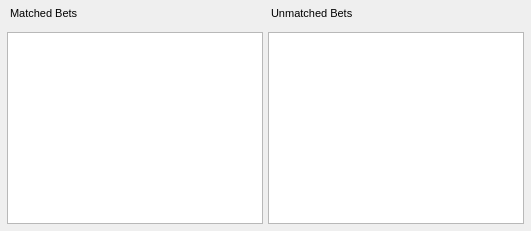
        <widget class="QWidget" name="tabBetView">
         <attribute name="title">
          <string>Market Bets</string>
         </attribute>
         <layout class="QVBoxLayout" name="verticalLayout_10" stretch="1,20">
          <property name="spacing">
           <number>2</number>
          </property>
          <property name="leftMargin">
           <number>2</number>
          </property>
          <property name="topMargin">
           <number>2</number>
          </property>
          <property name="rightMargin">
           <number>2</number>
          </property>
          <property name="bottomMargin">
           <number>2</number>
          </property>
          <item>
           <layout class="QHBoxLayout" name="betsTabLabelLayout" stretch="1,1">
            <property name="spacing">
             <number>5</number>
            </property>
            <property name="leftMargin">
             <number>5</number>
            </property>
            <property name="topMargin">
             <number>5</number>
            </property>
            <property name="rightMargin">
             <number>5</number>
            </property>
            <property name="bottomMargin">
             <number>5</number>
            </property>
            <item>
             <widget class="QLabel" name="label_7">
              <property name="font">
               <font>
                <family>Ubuntu</family>
                <pointsize>8</pointsize>
               </font>
              </property>
              <property name="text">
               <string> Matched Bets </string>
              </property>
             </widget>
            </item>
            <item>
             <widget class="QLabel" name="label_8">
              <property name="font">
               <font>
                <family>Ubuntu</family>
                <pointsize>8</pointsize>
               </font>
              </property>
              <property name="text">
               <string> Unmatched Bets</string>
              </property>
             </widget>
            </item>
           </layout>
          </item>
          <item>
           <layout class="QHBoxLayout" name="betsTabLayout" stretch="1,1">
            <property name="spacing">
             <number>5</number>
            </property>
            <property name="leftMargin">
             <number>5</number>
            </property>
            <property name="topMargin">
             <number>5</number>
            </property>
            <property name="rightMargin">
             <number>5</number>
            </property>
            <property name="bottomMargin">
             <number>5</number>
            </property>
            <item>
             <widget class="QTableView" name="betviewMatchedBetView">
              <property name="font">
               <font>
                <family>Ubuntu</family>
                <pointsize>7</pointsize>
               </font>
              </property>
              <property name="lineWidth">
               <number>2</number>
              </property>
              <attribute name="horizontalHeaderMinimumSectionSize">
               <number>36</number>
              </attribute>
              <attribute name="verticalHeaderMinimumSectionSize">
               <number>20</number>
              </attribute>
              <attribute name="verticalHeaderDefaultSectionSize">
               <number>20</number>
              </attribute>
             </widget>
            </item>
            <item>
             <widget class="QTableView" name="betviewUnmatchedBetView">
              <property name="font">
               <font>
                <family>Ubuntu</family>
                <pointsize>7</pointsize>
               </font>
              </property>
              <attribute name="verticalHeaderMinimumSectionSize">
               <number>15</number>
              </attribute>
             </widget>
            </item>
           </layout>
          </item>
         </layout>
        </widget>
